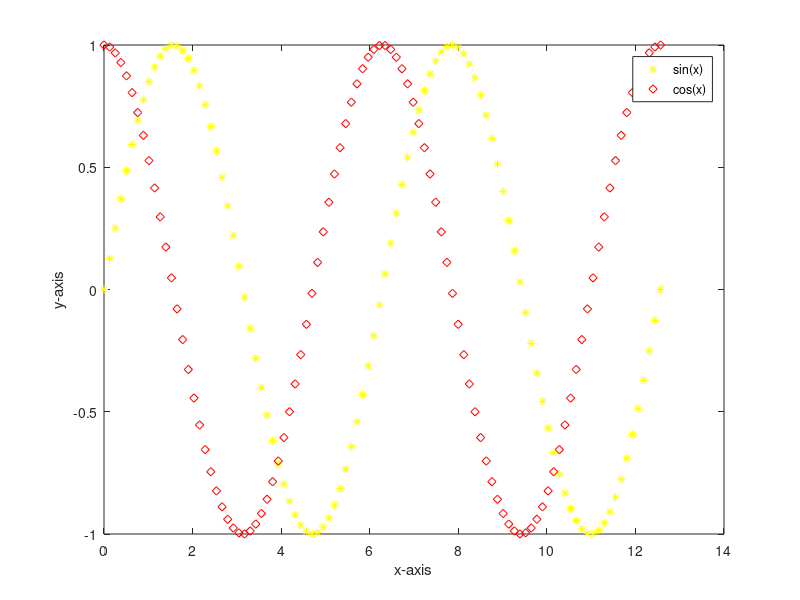
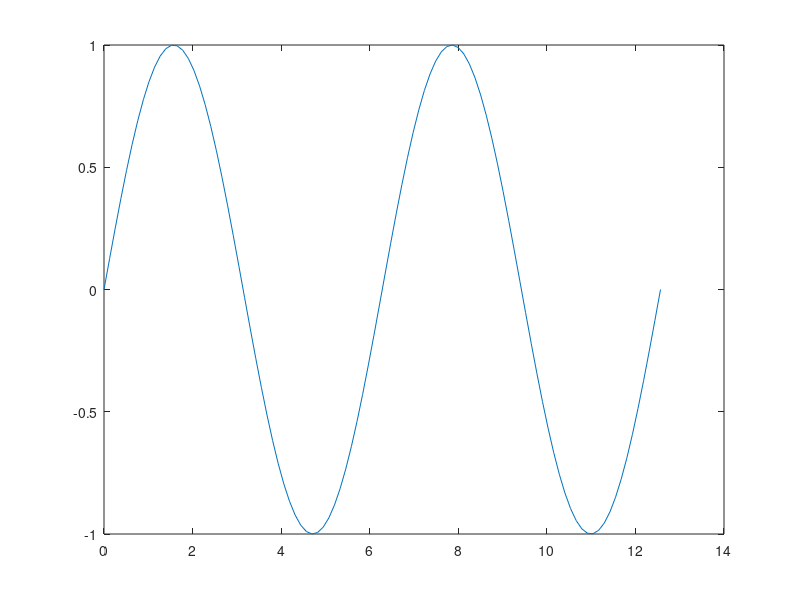
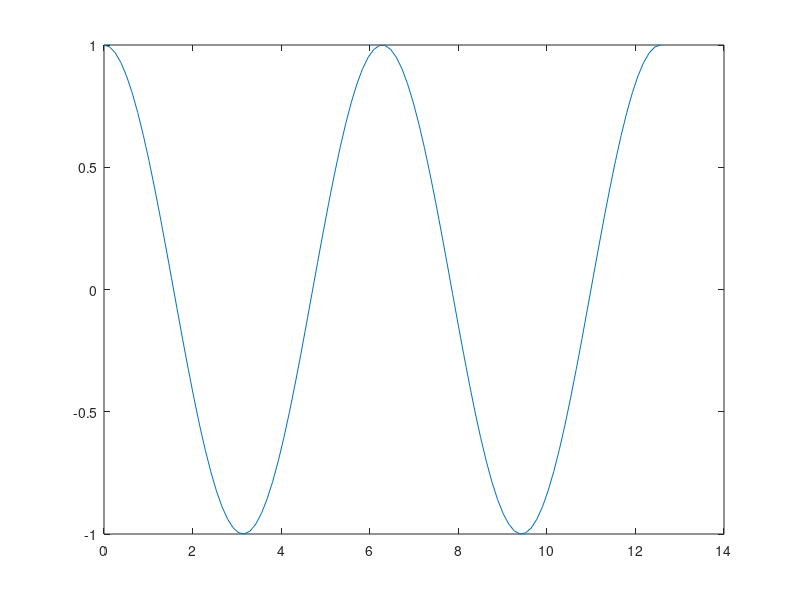
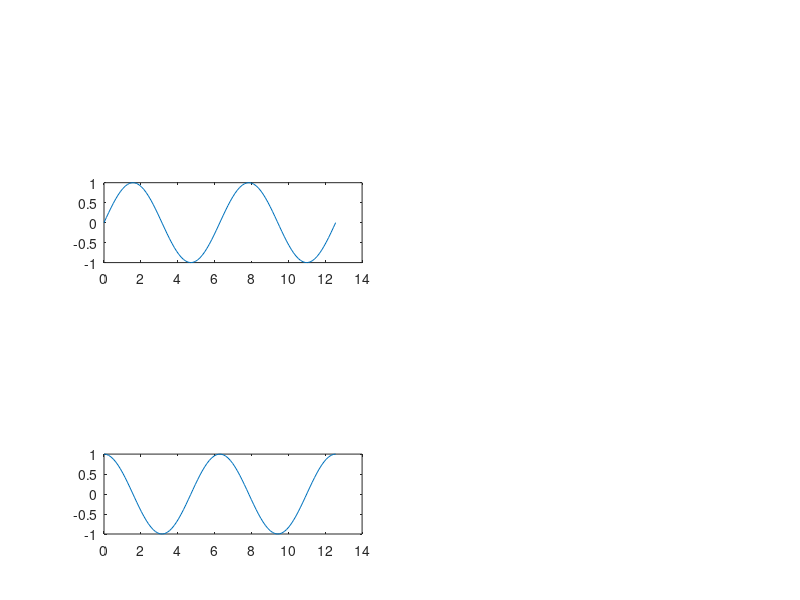

The MATLAB source for these figures, in order:
x=linspace(0,4*pi,100);
y=sin(x);
z=cos(x);
plot(x,y,'y*',x,z,'rd');
xlabel('x-axis');
ylabel('y-axis');
legend('sin(x)','cos(x)')

figure(2),plot(x,y)
figure(3),plot(x,z)

figure(4),
subplot(4,2,3);plot(x,y)
subplot(4,2,7);plot(x,z)
